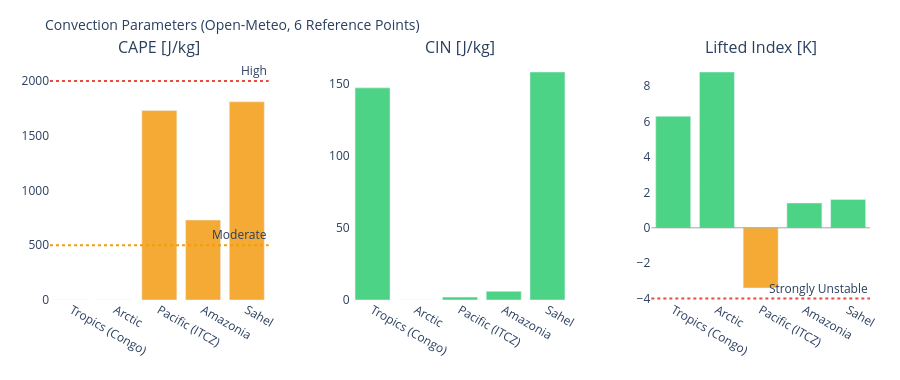

The code cell stored with this chart in its notebook:
### Markdown cell above
---
## 3. Visualizations

### Code cell
# ============================================================
# CAPE / CIN / LIFTED INDEX – Convection potential
# ============================================================

if not df_atm.empty:
    fig = make_subplots(
        rows=1, cols=3,
        subplot_titles=['CAPE [J/kg]', 'CIN [J/kg]', 'Lifted Index [K]'],
        horizontal_spacing=0.1
    )
    pts = df_atm['point'].tolist()
    pt_colors = ['#E85D24','#185FA5','#888780','#378ADD','#639922','#F2A623']

    # CAPE – höher = mehr Gewitterpotential
    cape_vals = df_atm['cape'].fillna(0).tolist()
    cape_colors = ['#e74c3c' if v > 2000 else '#f39c12' if v > 500 else '#2ecc71'
                   for v in cape_vals]
    fig.add_trace(go.Bar(x=pts, y=cape_vals, marker_color=cape_colors,
                         opacity=0.85, showlegend=False), row=1, col=1)
    fig.add_hline(y=2000, line_dash='dot', line_color='#e74c3c',
                  annotation_text='High', row=1, col=1)
    fig.add_hline(y=500,  line_dash='dot', line_color='#f39c12',
                  annotation_text='Moderate', row=1, col=1)

    # CIN – negativer = stärker gedeckelt (weniger Auslöse)
    cin_vals = df_atm['cin'].fillna(0).tolist()
    cin_colors = ['#e74c3c' if v < -200 else '#f39c12' if v < -50 else '#2ecc71'
                  for v in cin_vals]
    fig.add_trace(go.Bar(x=pts, y=cin_vals, marker_color=cin_colors,
                         opacity=0.85, showlegend=False), row=1, col=2)

    # Lifted Index – negativ = instabil
    li_vals = df_atm['li'].fillna(0).tolist()
    li_colors = ['#e74c3c' if v < -4 else '#f39c12' if v < 0 else '#2ecc71'
                 for v in li_vals]
    fig.add_trace(go.Bar(x=pts, y=li_vals, marker_color=li_colors,
                         opacity=0.85, showlegend=False), row=1, col=3)
    fig.add_hline(y=0, line_color='gray', line_width=0.7, row=1, col=3)
    fig.add_hline(y=-4, line_dash='dot', line_color='#e74c3c',
                  annotation_text='Strongly Unstable', row=1, col=3)

    fig.update_layout(
        title=dict(text='Convection Parameters (Open-Meteo, 6 Reference Points)', font=dict(size=14)),
        height=380, plot_bgcolor='rgba(0,0,0,0)', paper_bgcolor='rgba(0,0,0,0)',
        margin=dict(l=50, r=30, t=60, b=80)
    )
    fig.update_xaxes(tickangle=30)
    fig.show()

### Figure 1 — Plotly figure (JSON) as saved in the notebook; plotly's stock layout.template omitted (floating-point values rounded to 4 significant figures)
{"data": [{"marker": {"color": ["#2ecc71", "#2ecc71", "#f39c12", "#f39c12", "#f39c12"]}, "opacity": 0.85, "showlegend": false, "type": "bar", "x": ["Tropics (Congo)", "Arctic", "Pacific (ITCZ)", "Amazonia", "Sahel"], "xaxis": "x", "y": [0.0, 0.0, 1730.0, 730.0, 1810.0], "yaxis": "y"}, {"marker": {"color": ["#2ecc71", "#2ecc71", "#2ecc71", "#2ecc71", "#2ecc71"]}, "opacity": 0.85, "showlegend": false, "type": "bar", "x": ["Tropics (Congo)", "Arctic", "Pacific (ITCZ)", "Amazonia", "Sahel"], "xaxis": "x2", "y": [147.0, 0.0, 2.0, 6.0, 158.0], "yaxis": "y2"}, {"marker": {"color": ["#2ecc71", "#2ecc71", "#f39c12", "#2ecc71", "#2ecc71"]}, "opacity": 0.85, "showlegend": false, "type": "bar", "x": ["Tropics (Congo)", "Arctic", "Pacific (ITCZ)", "Amazonia", "Sahel"], "xaxis": "x3", "y": [6.3, 8.8, -3.4, 1.4, 1.6], "yaxis": "y3"}], "layout": {"annotations": [{"font": {"size": 16}, "showarrow": false, "text": "CAPE [J/kg]", "x": 0.1333, "xanchor": "center", "xref": "paper", "y": 1.0, "yanchor": "bottom", "yref": "paper"}, {"font": {"size": 16}, "showarrow": false, "text": "CIN [J/kg]", "x": 0.5, "xanchor": "center", "xref": "paper", "y": 1.0, "yanchor": "bottom", "yref": "paper"}, {"font": {"size": 16}, "showarrow": false, "text": "Lifted Index [K]", "x": 0.8667, "xanchor": "center", "xref": "paper", "y": 1.0, "yanchor": "bottom", "yref": "paper"}, {"showarrow": false, "text": "High", "x": 1, "xanchor": "right", "xref": "x domain", "y": 2000, "yanchor": "bottom", "yref": "y"}, {"showarrow": false, "text": "Moderate", "x": 1, "xanchor": "right", "xref": "x domain", "y": 500, "yanchor": "bottom", "yref": "y"}, {"showarrow": false, "text": "Strongly Unstable", "x": 1, "xanchor": "right", "xref": "x3 domain", "y": -4, "yanchor": "bottom", "yref": "y3"}], "height": 380, "margin": {"b": 80, "l": 50, "r": 30, "t": 60}, "paper_bgcolor": "rgba(0,0,0,0)", "plot_bgcolor": "rgba(0,0,0,0)", "shapes": [{"line": {"color": "#e74c3c", "dash": "dot"}, "type": "line", "x0": 0, "x1": 1, "xref": "x domain", "y0": 2000, "y1": 2000, "yref": "y"}, {"line": {"color": "#f39c12", "dash": "dot"}, "type": "line", "x0": 0, "x1": 1, "xref": "x domain", "y0": 500, "y1": 500, "yref": "y"}, {"line": {"color": "gray", "width": 0.7}, "type": "line", "x0": 0, "x1": 1, "xref": "x3 domain", "y0": 0, "y1": 0, "yref": "y3"}, {"line": {"color": "#e74c3c", "dash": "dot"}, "type": "line", "x0": 0, "x1": 1, "xref": "x3 domain", "y0": -4, "y1": -4, "yref": "y3"}], "title": {"font": {"size": 14}, "text": "Convection Parameters (Open-Meteo, 6 Reference Points)"}, "xaxis": {"anchor": "y", "domain": [0.0, 0.2667], "tickangle": 30}, "xaxis2": {"anchor": "y2", "domain": [0.3667, 0.6333], "tickangle": 30}, "xaxis3": {"anchor": "y3", "domain": [0.7333, 1.0], "tickangle": 30}, "yaxis": {"anchor": "x", "domain": [0.0, 1.0]}, "yaxis2": {"anchor": "x2", "domain": [0.0, 1.0]}, "yaxis3": {"anchor": "x3", "domain": [0.0, 1.0]}}}
